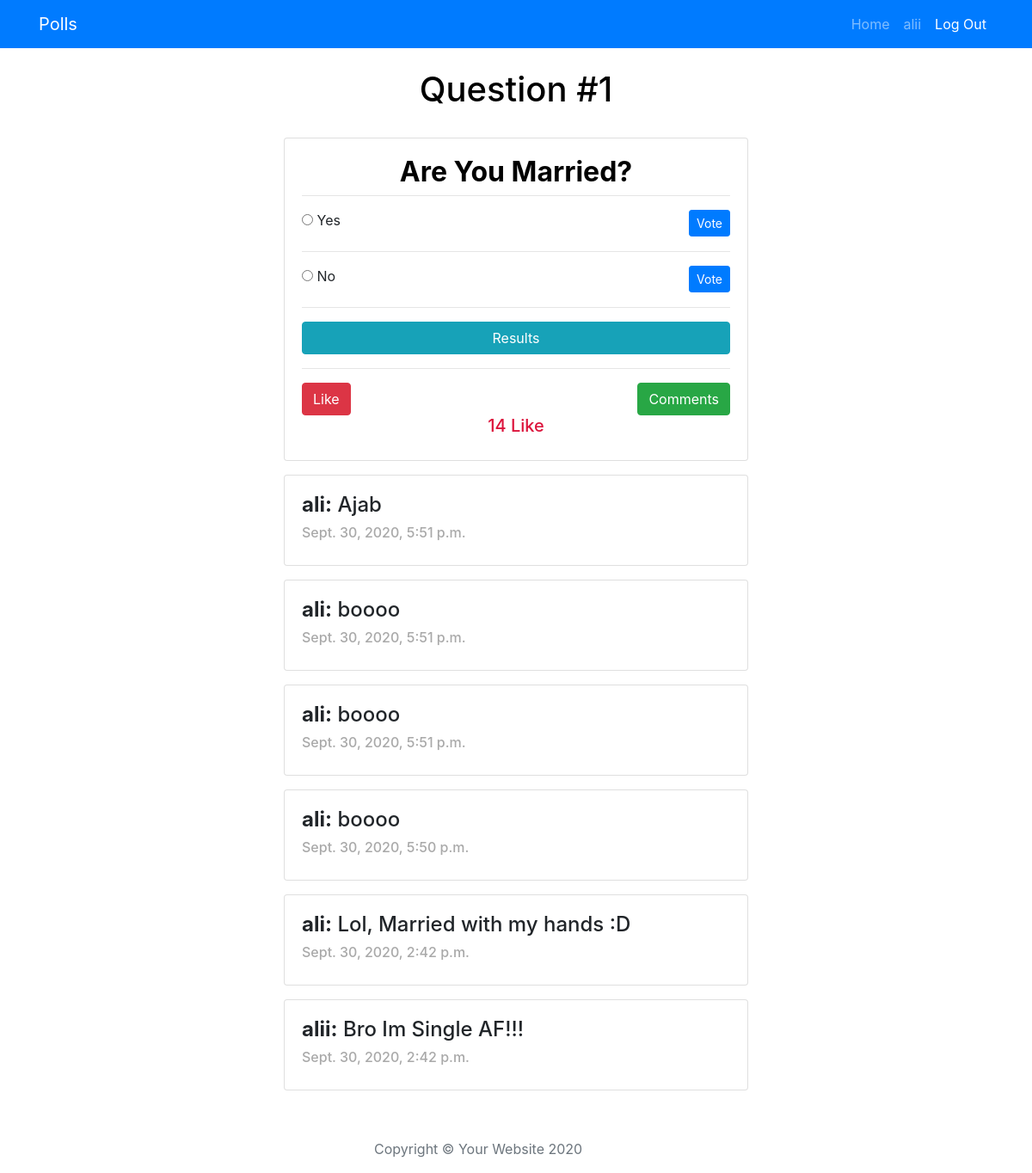
/detail/1 (signed in), run on the app's committed database.
### blog/models.py (models this page shows, shortened)
class Question(models.Model):
    questionText = models.TextField(null=True)
    datePublished = models.DateTimeField(auto_now_add=True)
    likes = models.IntegerField(default=0, null=True)

class Choices(models.Model):
    choiceText = models.CharField(null=True, max_length=400)
    question = models.ForeignKey(Question,on_delete=models.CASCADE)
    vote = models.IntegerField(default=0)

class Comment(models.Model):
    text = models.TextField()
    author = models.ForeignKey(UserClass, on_delete=models.CASCADE, null=True)
    datePublished = models.DateTimeField(auto_now_add=True)
    question = models.ForeignKey(Question, on_delete=models.CASCADE, null=True)
    class Meta:
        ordering = ['-datePublished']

class UserClass(models.Model):
    user = models.OneToOneField(User,on_delete=models.CASCADE)
    text = models.CharField(max_length=400,null=True,blank=True)
    def __str__(self):
        return self.user.username

### blog/views.py (the view)
# urls.py: path('detail/<int:pk>',detailPage, name= 'detail'),
@login_required(login_url='login')
def detailPage(request, pk):
    question = Question.objects.get(id=pk)
    comments = question.comment_set.all()
    context = {
        'question':question,
        'comments':comments,
    }
    return render(request,'blog/detail.html',context)

### blog/templates/blog/detail.html (shortened to what this page needs)
{% extends 'blog/base.html' %}
{% block content %}
    <br>
    <a href="{% url 'home' %}" style="color: black;">
    <h1 class='text-center'>Question #{{ question.id }}</h1>
    </a>
    <br>
    <div class="container">
        <div class="row">
            <div class="col-md-6 m-auto">
                    <div class="card mb-3">
                        <div class="card-body">
                            <a href="" style="color: black;">
                            <h2 class="text-center"><strong>{{ question.questionText }}</strong></h2>
                            <hr class='mt-2 mb-3'>
                            </a>
                            {% for choice in question.choices_set.all %}
                                <form action="{% url 'vote' question.id %}" method="post">
                                        <input type="radio" name="choice" id="choice{{ forloop.counter }}" value="{{ choice.id }}">
                                        <label>{{ choice.choiceText }}</label>
                                        <input type="submit" value="Vote" class="float-right btn btn-primary btn-sm" onclick="myFunction()">
                                    </form>
                                <hr>
                            {% endfor %}
                            <a href="{% url 'results' question.id %}" class="inline btn btn-info btn-block">Results</a>
                            <hr>
                            <a href="{% url 'comments' question.id %}" class="btn btn-success btn-m float-right">Comments</a>
                            <form action="{% url 'like' question.id %}" method="post">
                                  <input type="submit" value="Like" class="btn btn-danger btn-m d-flex justify-content-between">
                            </form>
                              <h5 class="text-center" style="color: crimson;">{{ question.likes }} Like</h5>
                        </div>
                    </div>
             {%for comment in comments %}
                <div class="card mb-3">
                    <div class="card-body">
                        <h4><strong>{{ comment.author }}:</strong> {{ comment.text }}</h4>
                        <h6 style="color: darkgray;">{{ comment.datePublished }}</h6>
                    </div>
                </div>
             {%endfor %}
{% endblock %}

### blog/templates/blog/base.html (shortened to what this page needs)
{% load static %}
<!DOCTYPE html>
<html lang="en">
<head>
    <link rel="stylesheet" href="https://maxcdn.bootstrapcdn.com/bootstrap/4.0.0/css/bootstrap.min.css">
</head>
<body>
    <nav class="navbar navbar-expand-lg navbar-dark bg-primary" id="mainNav">
        <div class="container">
          <a class="navbar-brand" href="{% url 'home' %}">Polls</a>
          <div class="collapse navbar-collapse" id="navbarResponsive">
            <ul class="navbar-nav ml-auto">
              <li class="nav-item">
                <a class="nav-link" href='{% url "home" %}'>Home</a>
              </li>
              <li class="nav-item">
                <a class="nav-link" href="">{{ request.user }}</a>
              </li>
              <li class="nav-item">
                <a class="nav-link" href='{% url "logout" %}' style="color: white;">Log Out
                  </a>
              </li>
            </ul>
          </div>
        </div>
      </nav>
{% block content %}
{% endblock %}
  <footer>
    <div class="container">
      <div class="row">
        <div class="col-lg-8 col-md-10 mx-auto">
          <ul class="list-inline text-center">
          </ul>
          <p class="copyright text-muted">Copyright &copy; Your Website 2020</p>
        </div>
      </div>
    </div>
  </footer>
</body>
</html>

### data on the page
Question: id "1", questionText "Are You Married?", likes "14"
Choices: choiceText "Yes"
Choices: choiceText "No"
Comment: author "ali", text "Ajab", datePublished "Sept. 30, 2020, 5:51 p.m."
Comment: author "ali", text "boooo", datePublished "Sept. 30, 2020, 5:51 p.m."
Comment: author "ali", text "boooo", datePublished "Sept. 30, 2020, 5:51 p.m."
Comment: author "ali", text "boooo", datePublished "Sept. 30, 2020, 5:50 p.m."
Comment: author "ali", text "Lol, Married with my hands :D", datePublished "Sept. 30, 2020, 2:42 p.m."
Comment: author "alii", text "Bro Im Single AF!!!", datePublished "Sept. 30, 2020, 2:42 p.m."

### other printed values
{{ request.user }} "alii"
